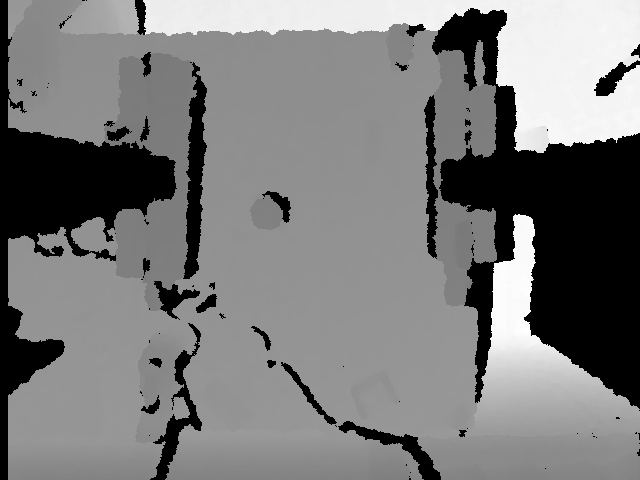
%> input picture Lab 3/testImages/newimgback2.png, 640 x 480 px
$ octave test5.m   (GNU Octave 9; MATLAB toolbox functions it lacks are replaced by stand-ins)
%> lines starting %> are read from the running program, lines starting %| are printed output that depends on the picture
### Lab 3/Image Processing/align_mapping.m
function [I, D, B] = align_mapping(IRGB, Depth, Background)
% Approximate aligning of depth and rgb images

A = [1 0 0; 0 1 0; -32 -28 1]; % approx translation
tform = affine2d(A); % creates tform object from matrix A

Rout = imref2d(size(IRGB)); %rgb world co ords
Rout.XWorldLimits(2) = Rout.XWorldLimits(2)+20;
Rout.YWorldLimits(2) = Rout.YWorldLimits(2)+24;

% Translate image then resizes (approximate mapping)
[It,Rout] = imwarp(IRGB,tform,'OutputView',Rout);
Dr = imresize(Depth,0.92);
Br = imresize(Background,0.92);

D = Dr;
B = Br;
I = It;

end

### Lab 3/Image Processing/test5.m
B=imread('newimgback2.png');
%> B is the input picture: size 480x640 uint16; min 0, max 2045, mean 986.9
D=imread('newimgdepth2.png');
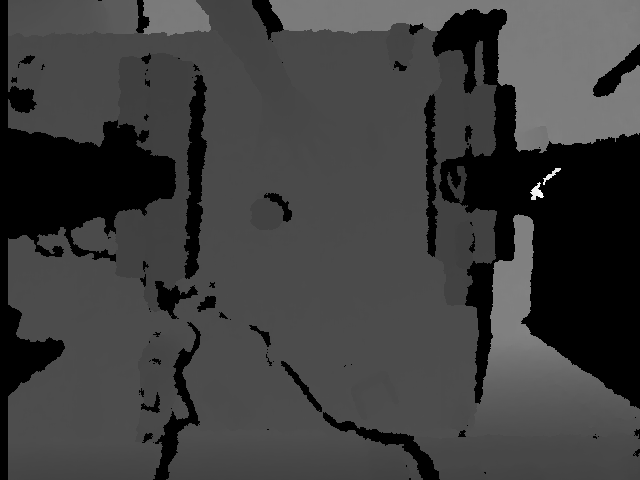
%> input picture Lab 3/testImages/newimgdepth2.png, 640 x 480 px
%> D is the input picture: size 480x640 uint16; min 0, max 3975, mean 975.1
I=imread('newimgrgb2.jpg');
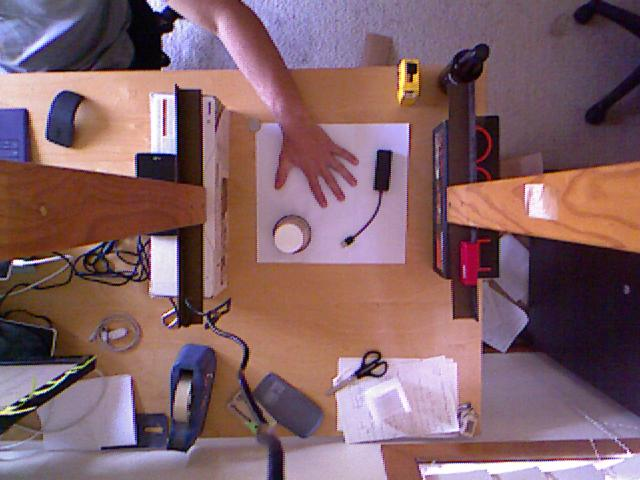
%> input picture Lab 3/testImages/newimgrgb2.jpg, 640 x 480 px
%> I is the input picture: size 480x640x3 uint8; mean R, G, B 129.8, 98, 104
%> the run ends on the next line

[I, D, B] = align_mapping(I, D, B);
